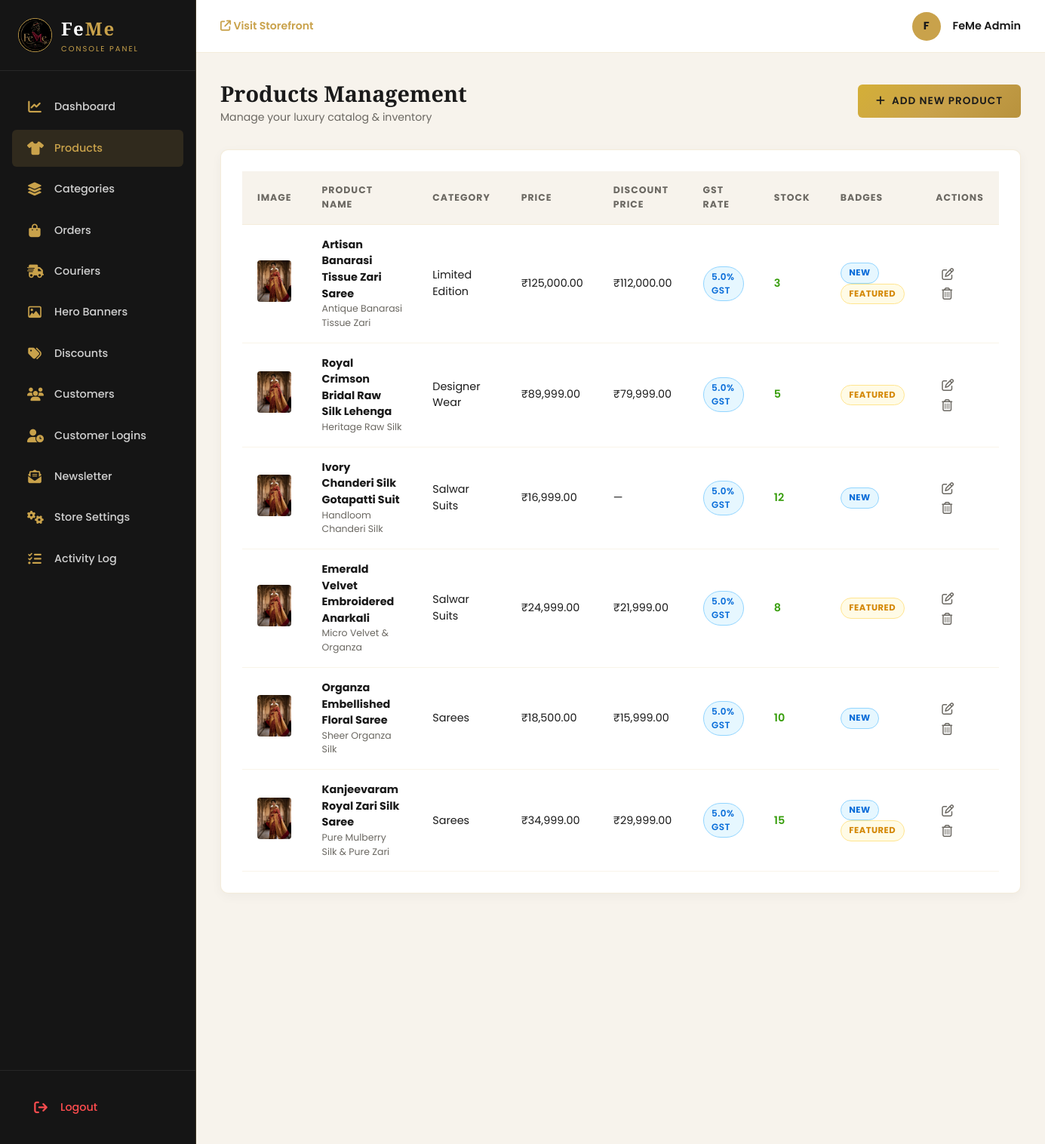
/admin/products.php (signed in), run on the app's committed database.
### tables this page shows
CREATE TABLE IF NOT EXISTS `products` (
  `id` INT AUTO_INCREMENT PRIMARY KEY,
  `name` VARCHAR(255) NOT NULL,
  `slug` VARCHAR(255) NOT NULL UNIQUE,
  `category_id` INT NOT NULL,
  `price` DECIMAL(10, 2) NOT NULL,
  `discount_price` DECIMAL(10, 2) DEFAULT NULL,
  `description` TEXT DEFAULT NULL,
  `fabric` VARCHAR(255) DEFAULT NULL,
  `stock_qty` INT NOT NULL DEFAULT 0,
  `gst_percent` DECIMAL(5, 2) NOT NULL DEFAULT 5.00,
  `images` JSON DEFAULT NULL,
  `is_new_arrival` TINYINT(1) NOT NULL DEFAULT 0,
  `is_featured` TINYINT(1) NOT NULL DEFAULT 0,
  `created_at` TIMESTAMP DEFAULT CURRENT_TIMESTAMP,
  CONSTRAINT `fk_products_category` FOREIGN KEY (`category_id`) REFERENCES `categories` (`id`) ON DELETE CASCADE ON UPDATE CASCADE,
  INDEX `idx_category_id` (`category_id`),
  INDEX `idx_is_featured` (`is_featured`),
  INDEX `idx_is_new_arrival` (`is_new_arrival`)
);

CREATE TABLE IF NOT EXISTS `categories` (
  `id` INT AUTO_INCREMENT PRIMARY KEY,
  `name` VARCHAR(255) NOT NULL,
  `slug` VARCHAR(255) NOT NULL UNIQUE,
  `image` VARCHAR(255) DEFAULT NULL,
  `description` TEXT DEFAULT NULL
);

### includes/functions.php (called while the page is built, shortened)
<?php
function sanitize($data) {
    return htmlspecialchars(trim((string)$data), ENT_QUOTES, 'UTF-8');
}
function format_price($price) {
    return '₹' . number_format((float)$price, 2);
}

### admin/products.php (the view, shortened to what this page needs)
<?php
require_once __DIR__ . '/includes/admin_header.php';
try {
    $stmt = $pdo->query("
        SELECT p.*, c.name AS category_name,
               (SELECT image_path FROM product_images WHERE product_id = p.id ORDER BY sort_order ASC LIMIT 1) AS primary_img
        FROM products p
        LEFT JOIN categories c ON p.category_id = c.id
        ORDER BY p.id DESC
    ");
    $products = $stmt->fetchAll();
} catch (PDOException $e) {
    $products = [];
}
?>
<div class="page-header-flex">
    <div>
        <h1 class="page-title">Products Management</h1>
        <p style="font-size: 0.88rem; color: var(--admin-text-muted);">Manage your luxury catalog & inventory</p>
    </div>
    <button class="btn-gold-admin" onclick="openProductModal()">
        <i class="fa-solid fa-plus"></i> Add New Product
    </button>
</div>
<div class="admin-card">
    <div class="admin-table-wrapper">
        <table class="admin-table">
            <thead>
                <tr>
                    <th>Image</th>
                    <th>Product Name</th>
                    <th>Category</th>
                    <th>Price</th>
                    <th>Discount Price</th>
                    <th>GST Rate</th>
                    <th>Stock</th>
                    <th>Badges</th>
                    <th>Actions</th>
                </tr>
            </thead>
            <tbody>
                <?php if (!empty($products)): ?>
                    <?php foreach ($products as $p): ?>
                        <?php
                            $imgSrc = !empty($p['primary_img']) && file_exists(__DIR__ . '/../' . $p['primary_img'])
                                ? '../' . $p['primary_img']
                                : '../assets/images/cat_sarees.jpg';
                        ?>
                        <tr>
                            <td><img src="<?= sanitize($imgSrc) ?>" alt="" class="table-thumb"></td>
                            <td>
                                <strong><?= sanitize($p['name']) ?></strong>
                                <div style="font-size: 0.78rem; color: var(--admin-text-muted);"><?= sanitize($p['fabric'] ?? '') ?></div>
                            </td>
                            <td><?= sanitize($p['category_name'] ?? 'Uncategorized') ?></td>
                            <td><?= format_price($p['price']) ?></td>
                            <td><?= !empty($p['discount_price']) ? format_price($p['discount_price']) : '—' ?></td>
                            <td>
                                <span class="badge-status badge-confirmed" style="font-size: 0.75rem; font-weight: 600;">
                                    <?= number_format($p['gst_percent'] ?? 5, 1) ?>% GST
                                </span>
                            </td>
                            <td>
                                <span style="font-weight: 600; color: <?= $p['stock_qty'] > 0 ? '#389e0d' : '#cf1322' ?>;">
                                    <?= $p['stock_qty'] ?>
                                </span>
                            </td>
                            <td>
                                <?php if ($p['is_new_arrival']): ?><span class="badge-status badge-confirmed" style="margin-right:4px;">NEW</span><?php endif; ?>
                                <?php if ($p['is_featured']): ?><span class="badge-status badge-pending">FEATURED</span><?php endif; ?>
                            </td>
                            <td>
                                <button class="btn-action edit" onclick='editProduct(<?= json_encode($p) ?>)' title="Edit Product">
                                    <i class="fa-regular fa-pen-to-square"></i>
                                </button>
                                <a href="products.php?action=delete&id=<?= $p['id'] ?>" class="btn-action delete" onclick="return confirm('Are you sure you want to delete this product?');" title="Delete Product">
                                    <i class="fa-regular fa-trash-can"></i>
                                </a>
                            </td>
                        </tr>
                    <?php endforeach; ?>
                <?php else: ?>
                    <tr><td colspan="9" style="text-align: center; padding: 2rem;">No products found in catalog.</td></tr>
                <?php endif; ?>
            </tbody>
        </table>
    </div>
</div>
<?php
require_once __DIR__ . '/includes/admin_footer.php';
?>

### admin/includes/admin_header.php (shortened to what this page needs)
<?php
$currentAdminPage = basename($_SERVER['PHP_SELF']);
$adminName = $_SESSION['user_name'] ?? 'Administrator';
?>
<!DOCTYPE html>
<html lang="en">
<head>
    <link rel="stylesheet" href="https://cdnjs.cloudflare.com/ajax/libs/font-awesome/6.4.0/css/all.min.css">
    <link rel="stylesheet" href="assets/admin.css">
</head>
<body>
    <div class="admin-wrapper">
        <aside class="admin-sidebar" id="adminSidebar">
            <div class="sidebar-brand" style="display: flex; align-items: center; gap: 12px; padding: 1.25rem 1.5rem;">
                <img src="../assets/images/logo.png" alt="FeMe Logo" style="height: 45px; width: 45px; border-radius: 50%; object-fit: cover; border: 1.5px solid var(--admin-gold); flex-shrink: 0;">
                <div>
                    <span class="logo-text" style="font-size: 1.5rem;">Fe<span>Me</span></span>
                    <span class="logo-tagline">Console Panel</span>
                </div>
            </div>
            <nav class="sidebar-nav">
                <a href="index.php" class="nav-item <?= $currentAdminPage === 'index.php' ? 'active' : '' ?>">
                    <i class="fa-solid fa-chart-line"></i> <span>Dashboard</span>
                </a>
                <a href="products.php" class="nav-item <?= $currentAdminPage === 'products.php' ? 'active' : '' ?>">
                    <i class="fa-solid fa-shirt"></i> <span>Products</span>
                </a>
                <a href="categories.php" class="nav-item <?= $currentAdminPage === 'categories.php' ? 'active' : '' ?>">
                    <i class="fa-solid fa-layer-group"></i> <span>Categories</span>
                </a>
                <a href="orders.php" class="nav-item <?= $currentAdminPage === 'orders.php' ? 'active' : '' ?>">
                    <i class="fa-solid fa-bag-shopping"></i> <span>Orders</span>
                </a>
                <a href="couriers.php" class="nav-item <?= $currentAdminPage === 'couriers.php' ? 'active' : '' ?>">
                    <i class="fa-solid fa-truck-fast"></i> <span>Couriers</span>
                </a>
                <a href="banners.php" class="nav-item <?= $currentAdminPage === 'banners.php' ? 'active' : '' ?>">
                    <i class="fa-regular fa-image"></i> <span>Hero Banners</span>
                </a>
                <a href="discounts.php" class="nav-item <?= $currentAdminPage === 'discounts.php' ? 'active' : '' ?>">
                    <i class="fa-solid fa-tags"></i> <span>Discounts</span>
                </a>
                <a href="customers.php" class="nav-item <?= $currentAdminPage === 'customers.php' ? 'active' : '' ?>">
                    <i class="fa-solid fa-users"></i> <span>Customers</span>
                </a>
                <a href="customer_logins.php" class="nav-item <?= $currentAdminPage === 'customer_logins.php' ? 'active' : '' ?>">
                    <i class="fa-solid fa-user-clock"></i> <span>Customer Logins</span>
                </a>
                <a href="newsletter.php" class="nav-item <?= $currentAdminPage === 'newsletter.php' ? 'active' : '' ?>">
                    <i class="fa-solid fa-envelope-open-text"></i> <span>Newsletter</span>
                </a>
                <a href="settings.php" class="nav-item <?= $currentAdminPage === 'settings.php' ? 'active' : '' ?>">
                    <i class="fa-solid fa-gears"></i> <span>Store Settings</span>
                </a>
                <a href="activity_log.php" class="nav-item <?= $currentAdminPage === 'activity_log.php' ? 'active' : '' ?>">
                    <i class="fa-solid fa-list-check"></i> <span>Activity Log</span>
                </a>
            </nav>
            <div class="sidebar-footer">
                <a href="logout.php" class="nav-item" style="color: #ff4d4f;">
                    <i class="fa-solid fa-arrow-right-from-bracket" style="color: #ff4d4f;"></i> <span>Logout</span>
                </a>
            </div>
        </aside>
        <main class="admin-main">
            <header class="admin-topbar">
                <div style="font-size: 0.88rem; color: var(--admin-text-muted);">
                    <a href="../index.php" target="_blank" style="color: var(--admin-gold); font-weight: 600; text-decoration: none;">
                        <i class="fa-solid fa-arrow-up-right-from-square"></i> Visit Storefront
                    </a>
                </div>
                <div class="admin-user-info">
                    <div class="user-avatar"><?= strtoupper(substr($adminName, 0, 1)) ?></div>
                    <span><?= sanitize($adminName) ?></span>
                </div>
            </header>
            <div class="admin-content">

### admin/includes/admin_footer.php (shortened to what this page needs)
            </div>
        </main>
    </div>
</body>
</html>

### data on the page
products: name "Artisan Banarasi Tissue Zari Saree", fabric "Antique Banarasi Tissue Zari", category.name "Limited Edition", price "₹125,000.00", discount_price "₹112,000.00", gst_percent "5.0", stock_qty "3", is_new_arrival "NEW", is_featured "FEATURED"
products: name "Royal Crimson Bridal Raw Silk Lehenga", fabric "Heritage Raw Silk", category.name "Designer Wear", price "₹89,999.00", discount_price "₹79,999.00", gst_percent "5.0", stock_qty "5", is_featured "FEATURED"
products: name "Ivory Chanderi Silk Gotapatti Suit", fabric "Handloom Chanderi Silk", category.name "Salwar Suits", price "₹16,999.00", gst_percent "5.0", stock_qty "12", is_new_arrival "NEW"
products: name "Emerald Velvet Embroidered Anarkali", fabric "Micro Velvet & Organza", category.name "Salwar Suits", price "₹24,999.00", discount_price "₹21,999.00", gst_percent "5.0", stock_qty "8", is_featured "FEATURED"
products: name "Organza Embellished Floral Saree", fabric "Sheer Organza Silk", category.name "Sarees", price "₹18,500.00", discount_price "₹15,999.00", gst_percent "5.0", stock_qty "10", is_new_arrival "NEW"
products: name "Kanjeevaram Royal Zari Silk Saree", fabric "Pure Mulberry Silk & Pure Zari", category.name "Sarees", price "₹34,999.00", discount_price "₹29,999.00", gst_percent "5.0", stock_qty "15", is_new_arrival "NEW", is_featured "FEATURED"

### other printed values
substr($adminName, 0, 1) "F"
$adminName "FeMe Admin"
